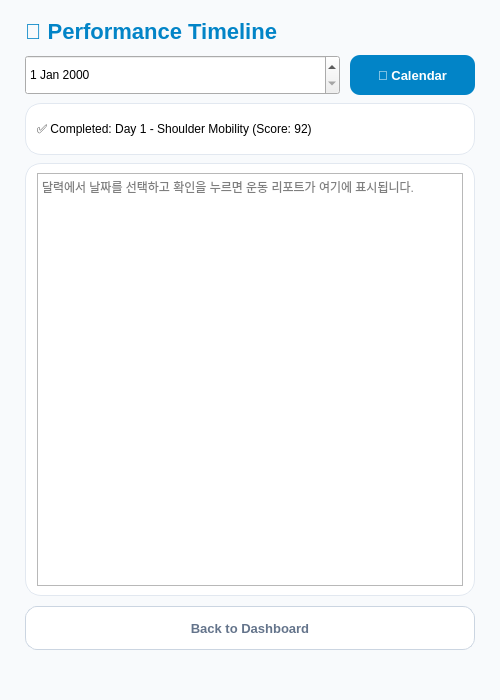
<?xml version="1.0" encoding="UTF-8"?>
<ui version="4.0">
 <class>HistoryDetailWindow</class>
 <widget class="QMainWindow" name="HistoryDetailWindow">
  <property name="geometry">
   <rect>
    <x>0</x>
    <y>0</y>
    <width>500</width>
      <height>700</height>
   </rect>
  </property>
  <property name="windowTitle">
   <string>Workout History &amp; Calendar</string>
  </property>
  <property name="styleSheet">
   <string notr="true">
QMainWindow { background-color: #F8FAFC; }
#historyTitle { font-size: 22px; font-weight: 800; color: #0284C7; background: transparent; }
#recordCard, #analysisCard { background-color: #FFFFFF; border: 1px solid #E2E8F0; border-radius: 16px; padding: 12px; }
#openCalendarButton { background-color: #0284C7; color: #FFFFFF; font-size: 13px; font-weight: 800; border-radius: 10px; }
#openCalendarButton:hover { background-color: #0369A1; }
#backDashboardButton { background-color: #FFFFFF; color: #64748B; font-size: 13px; font-weight: 700; border: 1px solid #CBD5E1; border-radius: 12px; min-height: 42px; }
#backDashboardButton:hover { background-color: #F1F5F9; color: #0F172A; }
   </string>
  </property>
  <widget class="QWidget" name="centralwidget">
   <widget class="QLabel" name="historyTitle">
    <property name="geometry">
     <rect>
      <x>25</x>
      <y>15</y>
      <width>450</width>
      <height>32</height>
     </rect>
    </property>
    <property name="text">
     <string>📅 Performance Timeline</string>
    </property>
   </widget>
   <widget class="QDateEdit" name="dateEdit">
    <property name="geometry">
     <rect>
      <x>25</x>
      <y>55</y>
      <width>315</width>
      <height>40</height>
     </rect>
    </property>
   </widget>
   <widget class="QPushButton" name="openCalendarButton">
    <property name="geometry">
     <rect>
      <x>350</x>
      <y>55</y>
      <width>125</width>
      <height>40</height>
     </rect>
    </property>
    <property name="text">
     <string>📅 Calendar</string>
    </property>
   </widget>
   <widget class="QFrame" name="recordCard">
    <property name="geometry">
     <rect>
      <x>25</x>
      <y>103</y>
      <width>450</width>
      <height>52</height>
     </rect>
    </property>
    <widget class="QLabel" name="recordLabel">
     <property name="geometry">
      <rect>
       <x>12</x>
       <y>8</y>
       <width>426</width>
       <height>36</height>
      </rect>
     </property>
     <property name="text">
      <string>✅ Completed: Day 1 - Shoulder Mobility (Score: 92)</string>
     </property>
    </widget>
   </widget>
   <widget class="QFrame" name="analysisCard">
    <property name="geometry">
     <rect>
      <x>25</x>
      <y>163</y>
      <width>450</width>
      <height>433</height>
     </rect>
    </property>
    <widget class="QPlainTextEdit" name="analysisContent">
     <property name="geometry">
      <rect>
       <x>12</x>
       <y>10</y>
       <width>426</width>
       <height>413</height>
      </rect>
     </property>
     <property name="readOnly">
      <bool>true</bool>
     </property>
     <property name="placeholderText">
      <string>달력에서 날짜를 선택하고 확인을 누르면 운동 리포트가 여기에 표시됩니다.</string>
     </property>
    </widget>
   </widget>
   <widget class="QPushButton" name="backDashboardButton">
    <property name="geometry">
     <rect>
      <x>25</x>
      <y>606</y>
      <width>450</width>
      <height>44</height>
     </rect>
    </property>
    <property name="text">
     <string>Back to Dashboard</string>
    </property>
   </widget>
  </widget>
 </widget>
 <resources/>
 <connections/>
</ui>
